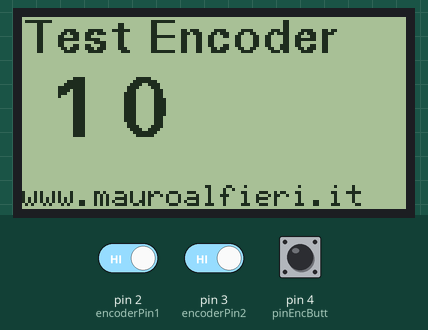
Recording of a sketch running on a simulated Arduino Uno, built with avr-gcc and run on an emulated ATmega328P. Parts: 128×64 one-colour display. Inputs (shaded band) come from the test bench; at power-on: pin 4 (pinEncButt) HIGH, pin 2 (encoderPin1) HIGH, pin 3 (encoderPin2) HIGH.

Above: at 1.2 s.
1.3 s: pin 4 (pinEncButt) pulled LOW for 1 s
At 2.1 s:
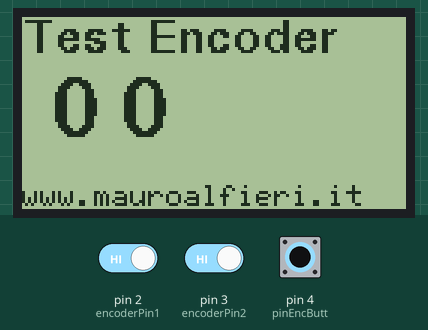
3.8 s: pin 2 (encoderPin1) driven LOW
At 5.5 s:
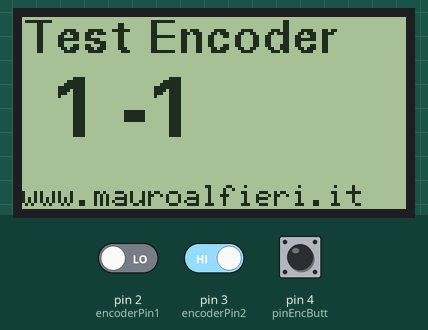
5.9 s: pin 4 (pinEncButt) pulled LOW for 0.15 s
At 6.25 s:
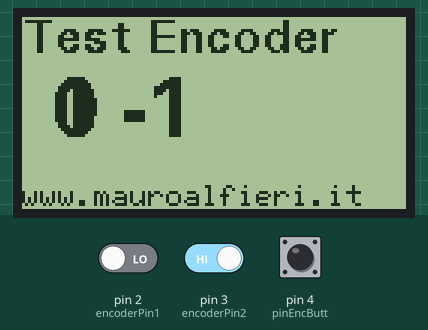
7.9 s: pin 2 (encoderPin1) driven HIGH
At 9.6 s:
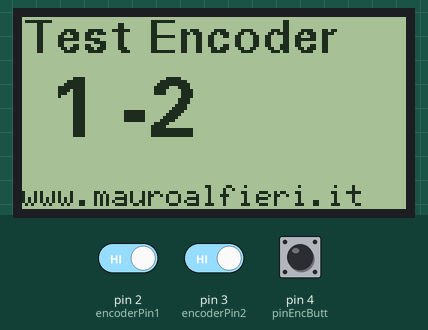
9.9 s: pin 3 (encoderPin2) driven LOW
At 11.1 s:
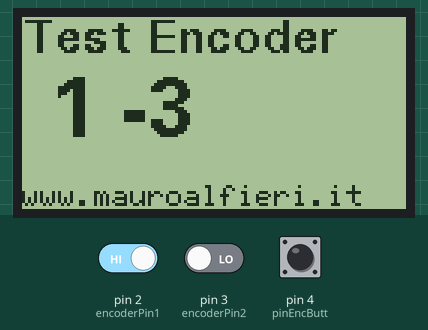
Timing chart, 0 to 12.9 s (numbered marks = the images above; inputs shaded):
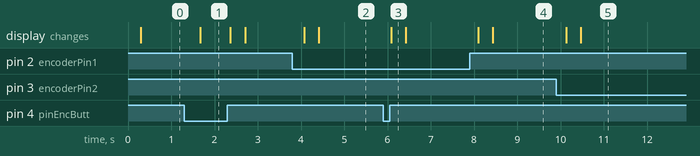

The sketch:

LCD_Rotary_Encoder.ino
```cpp
#include "U8glib.h"


#define encoderPin1 2
#define encoderPin2 3
#define pinEncButt 4

volatile int lastEncoded = 0;
volatile long encoderValue = 0;

long lastencoderValue = 0;

int lastMSB = 0;
int lastLSB = 0;

U8GLIB_ST7920_128X64_1X u8g(15, 17, 16);

void draw(void) {
  u8g.setFont(u8g_font_fub11);
  u8g.drawStr( 0, 12, "Test Encoder");

  u8g.setFont(u8g_font_fub20);

  char buf[8];
  sprintf(buf, "%d %d",digitalRead(pinEncButt), encoderValue);
  u8g.drawStr( 10, 40, buf);

  u8g.setFont(u8g_font_6x12);
  u8g.drawStr( 0, 63, "www.mauroalfieri.it");
}

void updateEncoder(){
  int MSB = digitalRead(encoderPin1);
  int LSB = digitalRead(encoderPin2);

  int encoded = (MSB << 1) |LSB;
  int sum  = (lastEncoded << 2) | encoded;

  if(sum==0b1101 || sum==0b0100 || sum==0b0010 || sum==0b1011) encoderValue++;
  if(sum==0b1110 || sum==0b0111 || sum==0b0001 || sum==0b1000) encoderValue--;

  lastEncoded = encoded; //store this value for next time
}

void setup(void) {
  Serial.begin(9600);
  if (u8g.getMode()==U8G_MODE_R3G3B2)        { u8g.setColorIndex(255); }
  else if (u8g.getMode()==U8G_MODE_GRAY2BIT) { u8g.setColorIndex(3); }
  else if (u8g.getMode()==U8G_MODE_BW)       { u8g.setColorIndex(1); }
  else if (u8g.getMode()==U8G_MODE_HICOLOR)  { u8g.setHiColorByRGB(255,255,255);}

  pinMode(encoderPin1, INPUT);
  pinMode(encoderPin2, INPUT);
  pinMode(pinEncButt,  INPUT);

  digitalWrite(encoderPin1, HIGH);
  digitalWrite(encoderPin2, HIGH);
  digitalWrite(pinEncButt,  HIGH);

  attachInterrupt(0, updateEncoder, CHANGE);
  attachInterrupt(1, updateEncoder, CHANGE);
}

void loop(void) {
  // Serial.println( digitalRead(pinEncButt) );
  u8g.firstPage();
  do { draw(); } while( u8g.nextPage() );

  delay(50);
}
```

Measured:
- after the input at 1.3 s, the display: changes after 0.37 s (image 1)
- after the input at 3.8 s, the display: first changes after 0.27 s (image 2 shows a later state)
- after the input at 5.9 s, the display: changes after 0.19 s (image 3)
- after the input at 7.9 s, the display: first changes after 0.20 s (image 4 shows a later state)
- after the input at 9.9 s, the display: first changes after 0.23 s (image 5 shows a later state)
